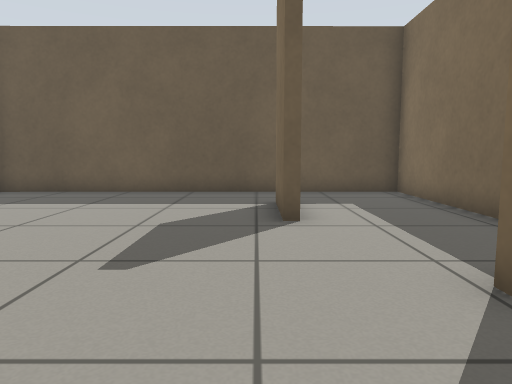
View 1 (above)

12 first-person views from a walk through a robot-simulator world made for Gazebo. The camera is 0.6 m above the floor, tilts 6° down and sees 70° across. The floor is counted in squares, 0.5 m on a side. Each view is taken from the middle of a square. On the plan, view 1 faces up. The plan holds only what a view shows up to about 14 squares ahead; the rest is blank.

View 2
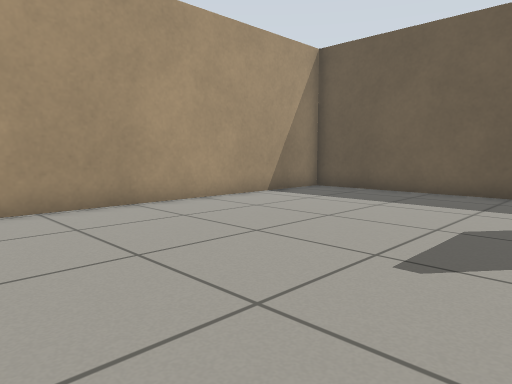

View 3
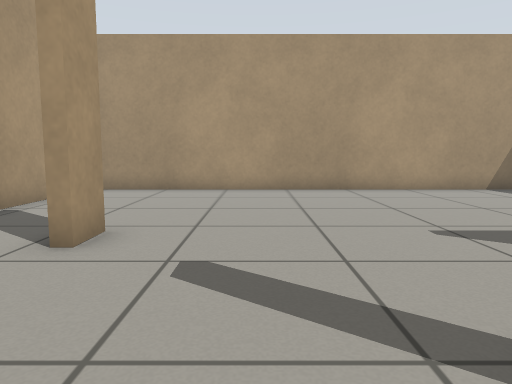

View 4
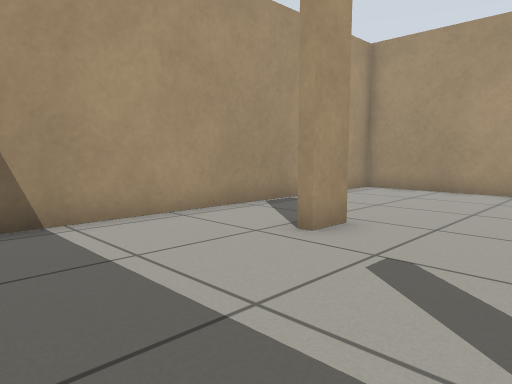

View 5
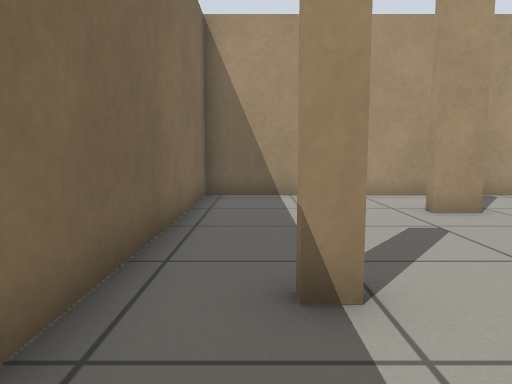

View 6
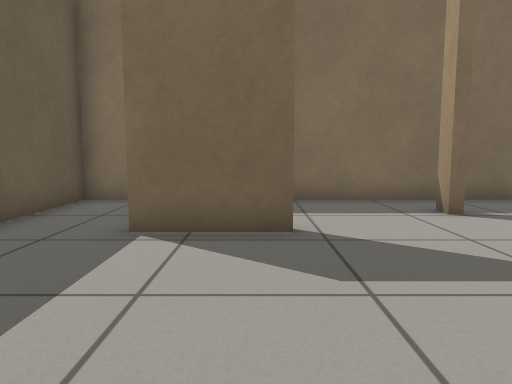

View 7
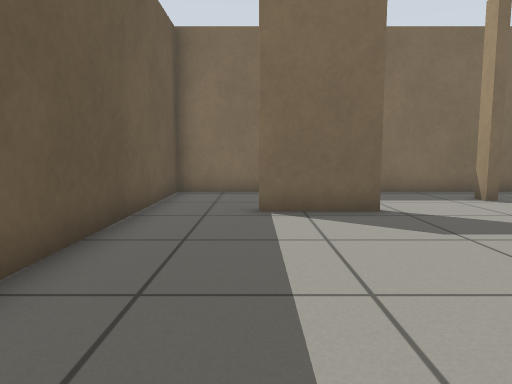

View 8
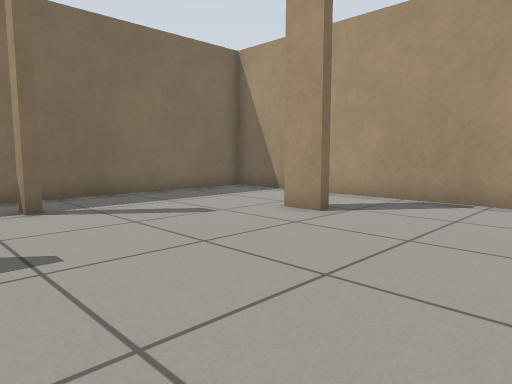

View 9
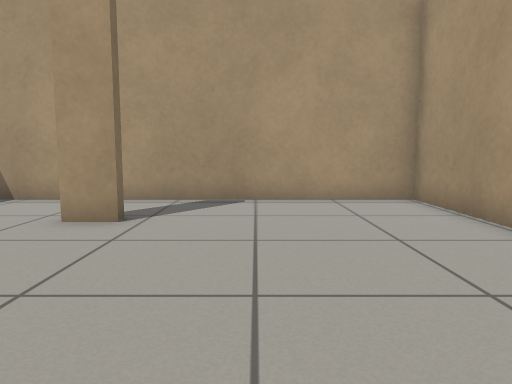

View 10
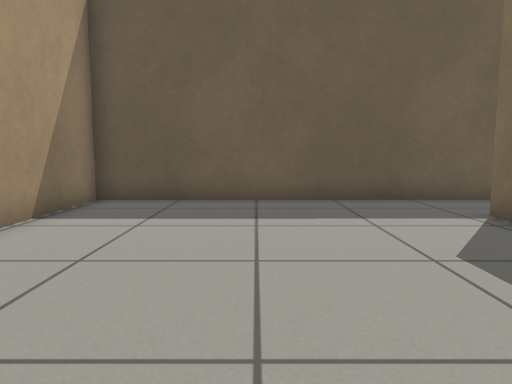

View 11
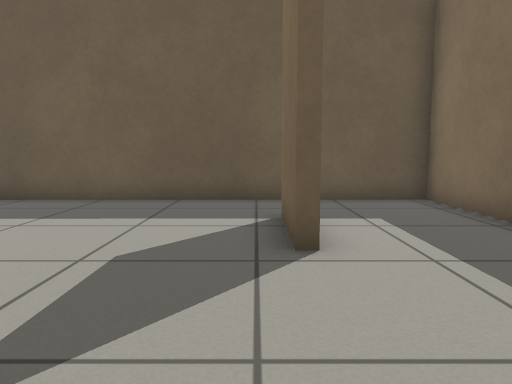

View 12
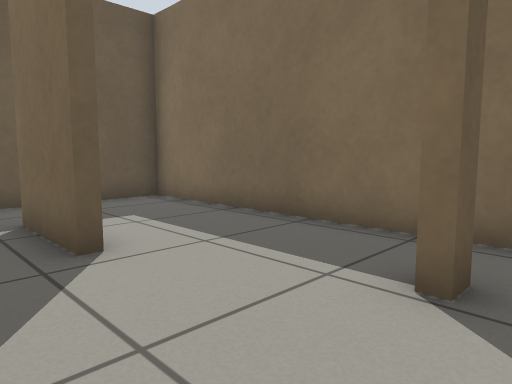

### Floor plan
Points are (right, up) in squares from view 1. A wall is a line through its corners. A room is listed if a view was taken in it or the views show most of it. See-through windows are left out.
Room 1 (views 1, 2, 3, 4, 5, 6, 7, 8, 9, 10, 11, 12)
walls: (2.1, 3.2) (2.7, 3.2); (0.9, 6.4) (0.5, 6.4) (0.5, 9); (2.7, 2.9) (2.1, 2.9); (-1.6, -1.8) (-1.6, -1.3) (-0.6, -1.3) (-0.6, -1.8); (-8.1, -4.5) (4.5, -4.5) (4.5, 11.4) (-8.1, 11.4) (-8.1, -4.5)

Where each view was taken, in squares from view 1:
view 1: 0 up, 0 right, facing up
view 2: 0 up, 0 right, facing up-left
view 3: 1 up, 4 right, facing left
view 4: 2 up, 4 right, facing down-left
view 5: 6 up, 3 right, facing down
view 6: 7 up, 5 left, facing right
view 7: 9 up, 7 left, facing right
view 8: 5 up, 6 left, facing down-right
view 9: 5 up, 4 left, facing down
view 10: 2 up, 4 left, facing up
view 11: 2 up, 0 right, facing up
view 12: 2 up, 1 left, facing up-right
